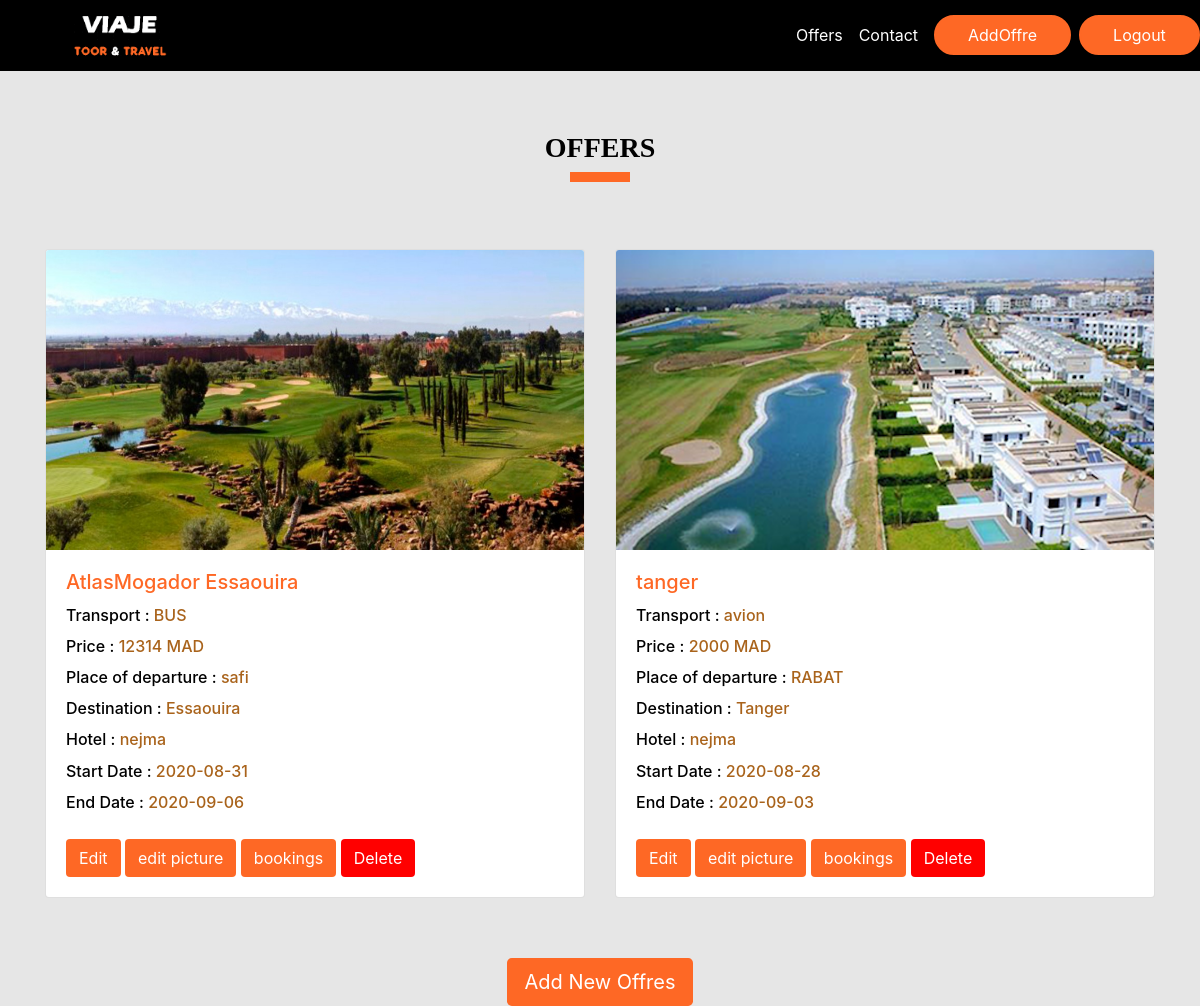
Screenshot of /admin-views/offre.php (signed in) with the database file from the repository.
### tables this page shows
CREATE TABLE IF NOT EXISTS `offres` (
  `id_o` int(11) NOT NULL AUTO_INCREMENT,
  `nom` varchar(255) DEFAULT NULL,
  `description` longtext,
  `photo` varchar(255) DEFAULT NULL,
  `transport` varchar(255) DEFAULT NULL,
  `prix` double DEFAULT NULL,
  `depart` varchar(255) DEFAULT NULL,
  `destination` varchar(255) DEFAULT NULL,
  `date_debut` date DEFAULT NULL,
  `date_fin` date DEFAULT NULL,
  `hotel` int(11) DEFAULT NULL,
  PRIMARY KEY (`id_o`),
  KEY `hotel` (`hotel`)
);

CREATE TABLE IF NOT EXISTS `hotels` (
  `id` int(11) NOT NULL AUTO_INCREMENT,
  `nom_h` varchar(255) DEFAULT NULL,
  `room` int(11) DEFAULT NULL,
  PRIMARY KEY (`id`)
);

### App/Database.php (called while the page is built, shortened)
<?php
    class Database{
        public function getpdo(){
            try{
            $pdo=new PDO('mysql:host=localhost:3308;dbname=travel','root','root');
            $pdo->setAttribute(PDO::ATTR_ERRMODE, PDO::ERRMODE_EXCEPTION);
            } catch(EXCEPTION $libiti){
                echo $libiti->getMessage();
            }
            return $pdo;
        }
    }
?>

### admin-views/offre.php (the view, shortened to what this page needs)
<?php
  require_once("../App/Database.php");
  $con=new Database();
  $con->getpdo();
  $sql=$con->getpdo()->query("select * from offres, hotels where hotels.id = offres.hotel");
  $fetch=$sql->fetchAll();
?>
<!DOCTYPE html>
<html lang="en">
<head>
    <link rel="stylesheet" href="../style.css">
    <link rel="stylesheet" href="https://stackpath.bootstrapcdn.com/bootstrap/4.5.0/css/bootstrap.min.css">
</head>
<body style="background-color: #E6E6E6;">
    <?php require_once("../header/nav.php") ?>
    <section>
        <div style="text-align: center; margin-top: 5%;">
            <h3 style="color: black; font-family: 'Poppins Medium'; font-weight: bold;">OFFERS</h3>
        </div>
        <center>
            <div style="border: 2px solid #FE6825;  border-width: 5px 30px 5px; width: 5%"></div>
        </center>
    </section>
    <div class="container">
        <div class="row row-cols-1 row-cols-md-2" style="margin-top: 6%;">
            <?php  foreach($fetch as $element){
            ?>
                <div class="col mb-4">
                    <div class="card">
                        <img src="uploads/<?php echo $element['photo'];?>" class="card-img-top" height="300px">
                        <div class="card-body">
                            <h5 class="card-title" style="color: #fe6825;"><?php echo $element['nom'];?></h5>
                            <h6 class="card-title" style="color: rgb(169 99 27);"><span style="color: black;">Transport :</span> <?php echo $element['transport'];?></h6>
                            <h6 class="card-title" style="color: rgb(169 99 27);"><span style="color: black;">Price :</span> <?php echo $element['prix'];?> MAD</h6>
                            <h6 class="card-title" style="color: rgb(169 99 27);"><span style="color: black;">Place of departure :</span> <?php echo $element['depart'];?></h6>
                            <h6 class="card-title" style="color: rgb(169 99 27);"><span style="color: black;">Destination :</span> <?php echo $element['destination'];?></h6>
                            <h6 class="card-title" style="color: rgb(169 99 27);"><span style="color: black;">Hotel :</span> <?php echo $element['nom_h'];?></h6>
                            <h6 class="card-title" style="color: rgb(169 99 27);"><span style="color: black;">Start Date :</span> <?php echo $element['date_debut'];?></h6>
                            <h6 class="card-title" style="color: rgb(169 99 27);"><span style="color: black;">End Date :</span> <?php echo $element['date_fin'];?></h6>
                            <a href="edit-offre.php?edit=<?php echo $element['id_o'] ?>" class="btn" style="color: white; background-color: #FE6825; margin-top: 3%;">Edit</a>
                            <a href="edit-pic.php?edit=<?php echo $element['id_o'] ?>" class="btn" style="color: white; background-color: #FE6825; margin-top: 3%;">edit picture</a>
                            <a href="reservation.php?book=<?php echo $element['id_o'] ?>" class="btn" style="color: white; background-color: #FE6825; margin-top: 3%;">bookings</a>
                            <a href="delete-offre.php?edit=<?php echo $element['id_o'] ?>" class="btn" style="color: white; background-color: red; margin-top: 3%;">Delete</a>
                        </div>
                    </div>
                </div>
            <?php }; ?>
        </div>
    </div>
    <center>
      <a href="add-offre.php"><input type="submit" name="submit" value="Add New Offres" class="btn btn-lg" style="color: white; background-color: #FE6825; margin-top: 3%;"></a>
    </center>
</body>
</html>

### rows the page displays
offres: photo (picture), nom "AtlasMogador Essaouira", transport "BUS", prix "12314", depart "safi", destination "Essaouira", hotels.nom_h "nejma", date_debut "2020-08-31", date_fin "2020-09-06"
offres: photo (picture), nom "tanger", transport "avion", prix "2000", depart "RABAT", destination "Tanger", hotels.nom_h "nejma", date_debut "2020-08-28", date_fin "2020-09-03"
